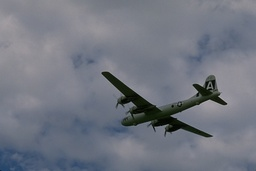
#> input picture HW4/data/image1.jpg, 256 x 171 px, shrunk from 481 x 321 before the run
$ jupyter execute Image_Segmentation.ipynb
#> lines starting #> are read from the running program, lines starting #| are printed output that depends on the picture; after the words box and inside, x2 and y2 are one past the last pixel; in counts of white or black regions, pixels touching at a corner belong together
# Question 9: Image Segmentation

[cell 1]
import numpy as np
import matplotlib.pyplot as plt
import cv2
from sklearn.cluster import KMeans
from sklearn.mixture import GaussianMixture
from sklearn.preprocessing import MinMaxScaler

## 1. Setup and Feature Engineering

[cell 2]
def create_feature_vector(image_path):
#> called with image_path = 'data/image1.jpg'
    img = cv2.imread(image_path)
#> img is the input picture: shape (171, 256, 3); mean B, G, R 129.2, 118.3, 113.8
    img = cv2.cvtColor(img, cv2.COLOR_BGR2RGB)
    h, w, c = img.shape
#> h = 171; w = 256; c = 3

    y_coords, x_coords = np.mgrid[:h, :w]

    y_norm = y_coords / h
    x_norm = x_coords / w

    img_norm = img / 255.0

    features = np.dstack((y_norm, x_norm, img_norm)).reshape(-1, 5)

    return features, img.shape, img

def visualize_segmentation(original_img, labels, k, title):
    segmented_img = labels.reshape(original_img.shape[:2])
    plt.imshow(segmented_img, cmap='viridis')
    plt.title(f"{title} (K={k})")
    plt.axis('off')

image_paths = ['data/image1.jpg', 'data/image2.jpg']
k_values = [2, 3, 4, 5]

## 2. Segmentation using K-Means Clustering

[cell 3]
plt.figure(figsize=(20, 10))
plot_idx = 1

for img_path in image_paths:
    features, shape, original_img = create_feature_vector(img_path)
#> shape = (171, 256, 3)

    plt.subplot(len(image_paths), len(k_values) + 1, plot_idx)
    plt.imshow(original_img)
    plt.title("Original")
    plt.axis('off')
    plot_idx += 1

    for k in k_values:
        kmeans = KMeans(n_clusters=k, random_state=42, n_init=10)
        labels = kmeans.fit_predict(features)

        plt.subplot(len(image_paths), len(k_values) + 1, plot_idx)
        visualize_segmentation(original_img, labels, k, "K-Means")
        plot_idx += 1
#> this loop made 4 passes
#> pass 1, in visualize_segmentation, `segmented_img = labels.reshape(original_img.shape[:2])`:
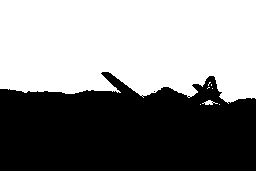
#> segmented_img: shape (171, 256) int32; values 0 (black) and 1 (white), 53.4% white; 2 black regions (1 under 20 px), largest, box (x1, y1, x2, y2) and area: (0, 72, 256, 171) 20393
#> pass 2, in visualize_segmentation (call 2), `segmented_img = labels.reshape(original_img.shape[:2])`:
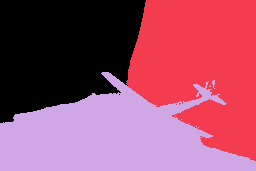
#> segmented_img: shape (171, 256) int32; 3 distinct labels, from 0 to 2; one colour per label, 0 black
#> pass 3, in visualize_segmentation (call 3), `segmented_img = labels.reshape(original_img.shape[:2])`:
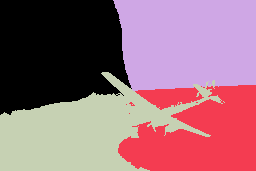
#> segmented_img: shape (171, 256) int32; 4 distinct labels, from 0 to 3; one colour per label, 0 black
#> after the loop, plot_idx = 6
#> pass 2 of the loop `for img_path in image_paths:`:
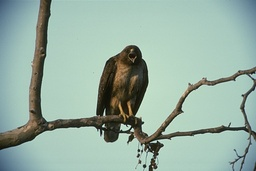
#> input picture HW4/data/image2.jpg, 256 x 171 px, shrunk from 481 x 321 before the run
#> in create_feature_vector, img is the input picture: shape (171, 256, 3); mean B, G, R 163.1, 175.2, 150.9
#> `plot_idx += 1`: plot_idx = 7
#> the loop `for k in k_values:` made 4 passes
#> pass 1, in visualize_segmentation (call 5), `segmented_img = labels.reshape(original_img.shape[:2])`:
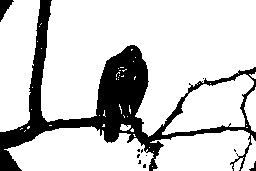
#> segmented_img: shape (171, 256) int32; values 0 (black) and 1 (white), 80.7% white; 11 black regions (8 under 20 px), largest, box (x1, y1, x2, y2) and area: (0, 0, 256, 171) 8204, (0, 0, 14, 22) 154, (249, 161, 256, 171) 30
#> after the loop `for k in k_values:`: plot_idx = 11

plt.tight_layout()
plt.show()
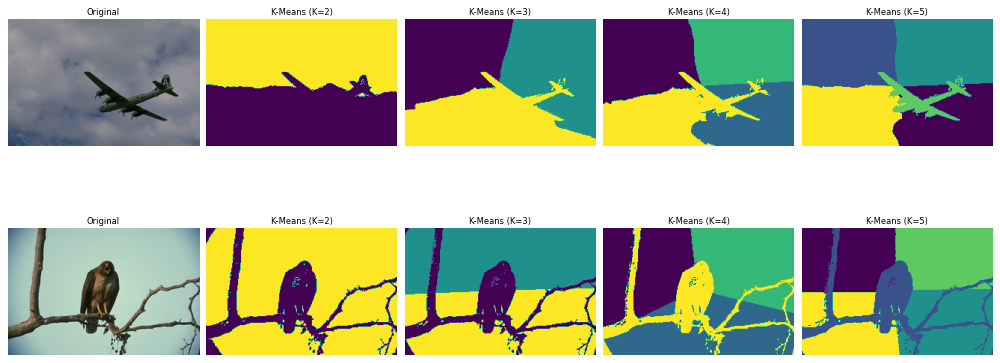
#> figure drawn by matplotlib, 10 panels

## 3. Segmentation using Gaussian Mixture Models (GMM)

[cell 4]
plt.figure(figsize=(20, 10))
plot_idx = 1

for img_path in image_paths:
    features, shape, original_img = create_feature_vector(img_path)

    plt.subplot(len(image_paths), len(k_values) + 1, plot_idx)
    plt.imshow(original_img)
    plt.title("Original")
    plt.axis('off')
    plot_idx += 1

    for k in k_values:
        gmm = GaussianMixture(n_components=k, covariance_type='full', random_state=42)
        labels = gmm.fit_predict(features)

        plt.subplot(len(image_paths), len(k_values) + 1, plot_idx)
        visualize_segmentation(original_img, labels, k, "GMM")
        plot_idx += 1
#> this loop made 4 passes
#> pass 1, in visualize_segmentation (call 9), `segmented_img = labels.reshape(original_img.shape[:2])`:
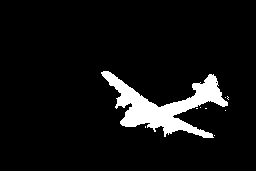
#> segmented_img: shape (171, 256) int64; values 0 (black) and 1 (white), 7% white; 9 white regions (8 under 20 px), largest, box (x1, y1, x2, y2) and area: (101, 71, 228, 138) 3069
#> pass 2, in visualize_segmentation (call 10), `segmented_img = labels.reshape(original_img.shape[:2])`:
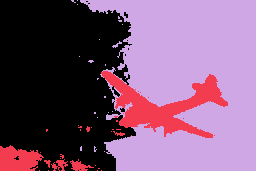
#> segmented_img: shape (171, 256) int64; 3 distinct labels, from 0 to 2; one colour per label, 0 black
#> pass 3, in visualize_segmentation (call 11), `segmented_img = labels.reshape(original_img.shape[:2])`:
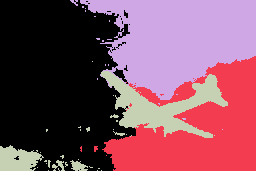
#> segmented_img: shape (171, 256) int64; 4 distinct labels, from 0 to 3; one colour per label, 0 black
#> after the loop, plot_idx = 6
#> pass 2 of the loop `for img_path in image_paths:`:
#> `plot_idx += 1`: plot_idx = 7
#> the loop `for k in k_values:` made 4 passes
#> pass 3, in visualize_segmentation (call 15), `segmented_img = labels.reshape(original_img.shape[:2])`:
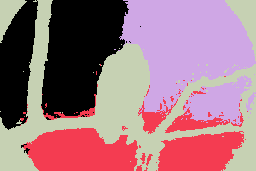
#> segmented_img: shape (171, 256) int64; 4 distinct labels, from 0 to 3; one colour per label, 0 black
#> after the loop `for k in k_values:`: plot_idx = 11

plt.tight_layout()
plt.show()
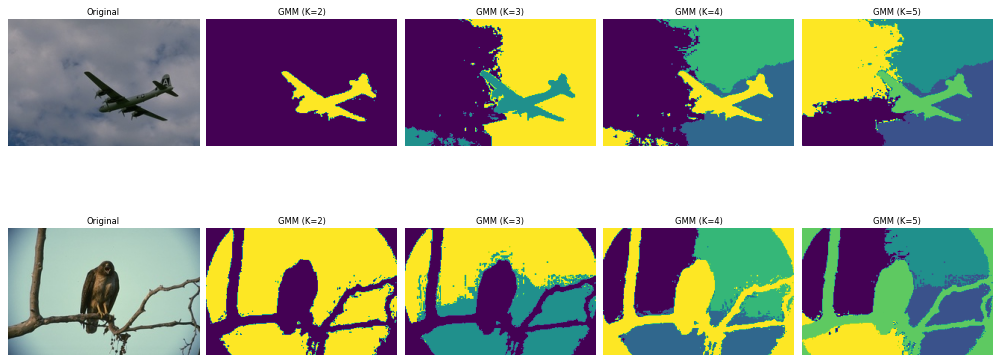
#> figure drawn by matplotlib, 10 panels
